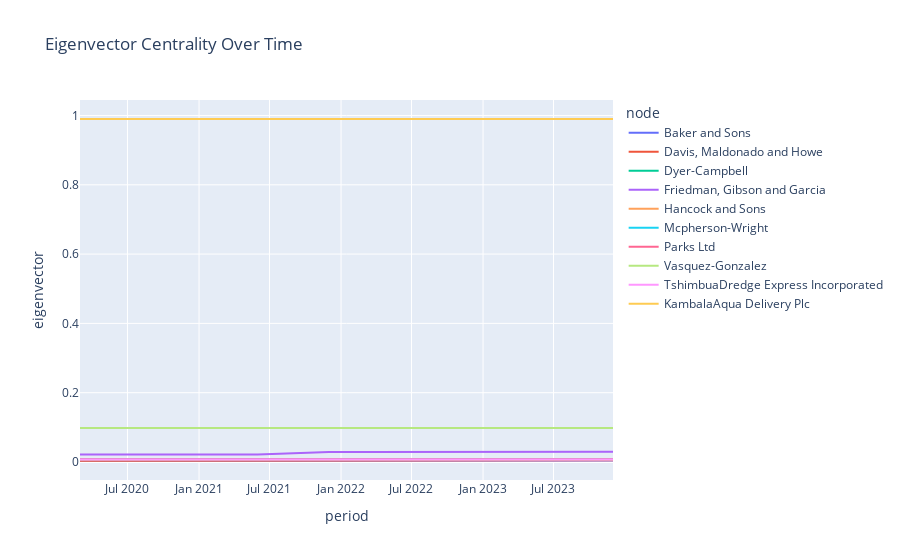
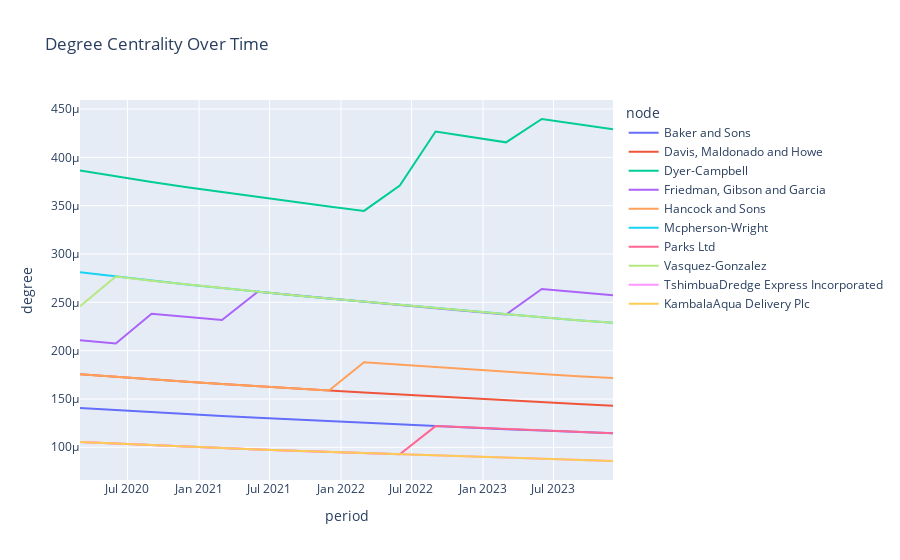
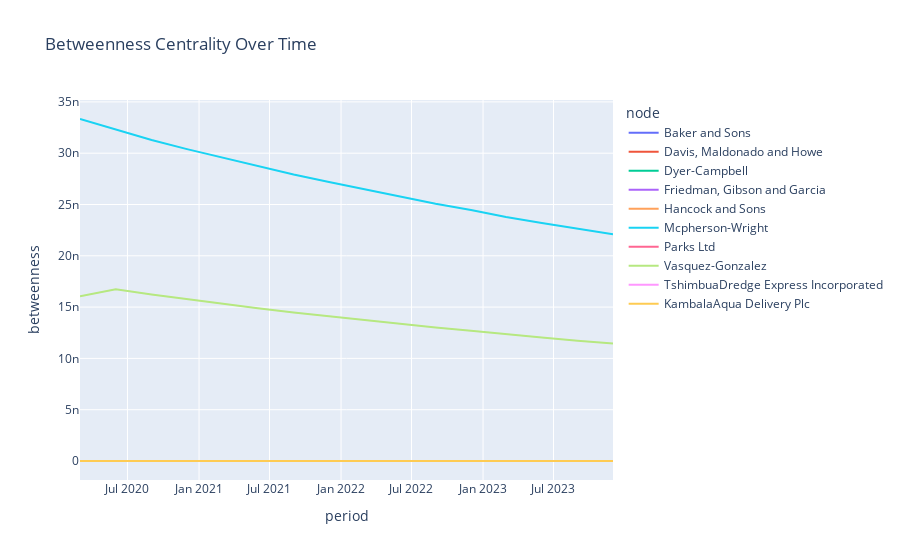

Notebook source saved alongside these figures, in order:
### Code cell
import plotly.express as px

# Visualização para Eigenvector Centrality
fig = px.line(centrality_df_filtered, x='period', y='eigenvector', color='node', title='Eigenvector Centrality Over Time')
fig.show()

# Visualização para Degree Centrality
fig = px.line(centrality_df_filtered, x='period', y='degree', color='node', title='Degree Centrality Over Time')
fig.show()

# Visualização para Betweenness Centrality
fig = px.line(centrality_df_filtered, x='period', y='betweenness', color='node', title='Betweenness Centrality Over Time')
fig.show()

### Figure 1 — Plotly figure (JSON) as saved in the notebook; plotly's stock layout.template omitted (floating-point values rounded to 4 significant figures)
{"data": [{"hovertemplate": "node=Baker and Sons<br>period=%{x}<br>eigenvector=%{y}<extra></extra>", "legendgroup": "Baker and Sons", "line": {"color": "#636efa", "dash": "solid"}, "marker": {"symbol": "circle"}, "mode": "lines", "name": "Baker and Sons", "orientation": "v", "showlegend": true, "type": "scatter", "x": ["2020-03-01T00:00:00", "2020-06-01T00:00:00", "2020-09-01T00:00:00", "2020-12-01T00:00:00", "2021-03-01T00:00:00", "2021-06-01T00:00:00", "2021-09-01T00:00:00", "2021-12-01T00:00:00", "2022-03-01T00:00:00", "2022-06-01T00:00:00", "2022-09-01T00:00:00", "2022-12-01T00:00:00", "2023-03-01T00:00:00", "2023-06-01T00:00:00", "2023-09-01T00:00:00", "2023-12-01T00:00:00"], "xaxis": "x", "y": [0.002894, 0.002893, 0.002893, 0.002893, 0.003098, 0.003098, 0.003302, 0.003301, 0.003301, 0.003301, 0.00371, 0.00371, 0.003914, 0.003914, 0.004118, 0.004118], "yaxis": "y"}, {"hovertemplate": "node=Davis, Maldonado and Howe<br>period=%{x}<br>eigenvector=%{y}<extra></extra>", "legendgroup": "Davis, Maldonado and Howe", "line": {"color": "#EF553B", "dash": "solid"}, "marker": {"symbol": "circle"}, "mode": "lines", "name": "Davis, Maldonado and Howe", "orientation": "v", "showlegend": true, "type": "scatter", "x": ["2020-03-01T00:00:00", "2020-06-01T00:00:00", "2020-09-01T00:00:00", "2020-12-01T00:00:00", "2021-03-01T00:00:00", "2021-06-01T00:00:00", "2021-09-01T00:00:00", "2021-12-01T00:00:00", "2022-03-01T00:00:00", "2022-06-01T00:00:00", "2022-09-01T00:00:00", "2022-12-01T00:00:00", "2023-03-01T00:00:00", "2023-06-01T00:00:00", "2023-09-01T00:00:00", "2023-12-01T00:00:00"], "xaxis": "x", "y": [0.003719, 0.003719, 0.003923, 0.004127, 0.004127, 0.004127, 0.004127, 0.004127, 0.004331, 0.004535, 0.004535, 0.004535, 0.004535, 0.004535, 0.004739, 0.004739], "yaxis": "y"}, {"hovertemplate": "node=Dyer-Campbell<br>period=%{x}<br>eigenvector=%{y}<extra></extra>", "legendgroup": "Dyer-Campbell", "line": {"color": "#00cc96", "dash": "solid"}, "marker": {"symbol": "circle"}, "mode": "lines", "name": "Dyer-Campbell", "orientation": "v", "showlegend": true, "type": "scatter", "x": ["2020-03-01T00:00:00", "2020-06-01T00:00:00", "2020-09-01T00:00:00", "2020-12-01T00:00:00", "2021-03-01T00:00:00", "2021-06-01T00:00:00", "2021-09-01T00:00:00", "2021-12-01T00:00:00", "2022-03-01T00:00:00", "2022-06-01T00:00:00", "2022-09-01T00:00:00", "2022-12-01T00:00:00", "2023-03-01T00:00:00", "2023-06-01T00:00:00", "2023-09-01T00:00:00", "2023-12-01T00:00:00"], "xaxis": "x", "y": [0.0984, 0.09838, 0.09838, 0.09838, 0.09838, 0.09838, 0.09837, 0.09836, 0.09836, 0.09837, 0.09839, 0.09839, 0.09838, 0.09839, 0.09839, 0.09839], "yaxis": "y"}, {"hovertemplate": "node=Friedman, Gibson and Garcia<br>period=%{x}<br>eigenvector=%{y}<extra></extra>", "legendgroup": "Friedman, Gibson and Garcia", "line": {"color": "#ab63fa", "dash": "solid"}, "marker": {"symbol": "circle"}, "mode": "lines", "name": "Friedman, Gibson and Garcia", "orientation": "v", "showlegend": true, "type": "scatter", "x": ["2020-03-01T00:00:00", "2020-06-01T00:00:00", "2020-09-01T00:00:00", "2020-12-01T00:00:00", "2021-03-01T00:00:00", "2021-06-01T00:00:00", "2021-09-01T00:00:00", "2021-12-01T00:00:00", "2022-03-01T00:00:00", "2022-06-01T00:00:00", "2022-09-01T00:00:00", "2022-12-01T00:00:00", "2023-03-01T00:00:00", "2023-06-01T00:00:00", "2023-09-01T00:00:00", "2023-12-01T00:00:00"], "xaxis": "x", "y": [0.02192, 0.02191, 0.02192, 0.02192, 0.02192, 0.02193, 0.02554, 0.02894, 0.02894, 0.02894, 0.02914, 0.02935, 0.02935, 0.02936, 0.02956, 0.02956], "yaxis": "y"}, {"hovertemplate": "node=Hancock and Sons<br>period=%{x}<br>eigenvector=%{y}<extra></extra>", "legendgroup": "Hancock and Sons", "line": {"color": "#FFA15A", "dash": "solid"}, "marker": {"symbol": "circle"}, "mode": "lines", "name": "Hancock and Sons", "orientation": "v", "showlegend": true, "type": "scatter", "x": ["2020-03-01T00:00:00", "2020-06-01T00:00:00", "2020-09-01T00:00:00", "2020-12-01T00:00:00", "2021-03-01T00:00:00", "2021-06-01T00:00:00", "2021-09-01T00:00:00", "2021-12-01T00:00:00", "2022-03-01T00:00:00", "2022-06-01T00:00:00", "2022-09-01T00:00:00", "2022-12-01T00:00:00", "2023-03-01T00:00:00", "2023-06-01T00:00:00", "2023-09-01T00:00:00", "2023-12-01T00:00:00"], "xaxis": "x", "y": [0.004946, 0.005149, 0.005353, 0.005353, 0.005558, 0.005558, 0.005557, 0.005557, 0.005565, 0.005565, 0.005565, 0.005565, 0.005769, 0.005769, 0.005769, 0.005769], "yaxis": "y"}, {"hovertemplate": "node=Mcpherson-Wright<br>period=%{x}<br>eigenvector=%{y}<extra></extra>", "legendgroup": "Mcpherson-Wright", "line": {"color": "#19d3f3", "dash": "solid"}, "marker": {"symbol": "circle"}, "mode": "lines", "name": "Mcpherson-Wright", "orientation": "v", "showlegend": true, "type": "scatter", "x": ["2020-03-01T00:00:00", "2020-06-01T00:00:00", "2020-09-01T00:00:00", "2020-12-01T00:00:00", "2021-03-01T00:00:00", "2021-06-01T00:00:00", "2021-09-01T00:00:00", "2021-12-01T00:00:00", "2022-03-01T00:00:00", "2022-06-01T00:00:00", "2022-09-01T00:00:00", "2022-12-01T00:00:00", "2023-03-01T00:00:00", "2023-06-01T00:00:00", "2023-09-01T00:00:00", "2023-12-01T00:00:00"], "xaxis": "x", "y": [0.007679, 0.007678, 0.007678, 0.007678, 0.007677, 0.007677, 0.007677, 0.007676, 0.007676, 0.007676, 0.007676, 0.007676, 0.007676, 0.007676, 0.007676, 0.007676], "yaxis": "y"}, {"hovertemplate": "node=Parks Ltd<br>period=%{x}<br>eigenvector=%{y}<extra></extra>", "legendgroup": "Parks Ltd", "line": {"color": "#FF6692", "dash": "solid"}, "marker": {"symbol": "circle"}, "mode": "lines", "name": "Parks Ltd", "orientation": "v", "showlegend": true, "type": "scatter", "x": ["2020-03-01T00:00:00", "2020-06-01T00:00:00", "2020-09-01T00:00:00", "2020-12-01T00:00:00", "2021-03-01T00:00:00", "2021-06-01T00:00:00", "2021-09-01T00:00:00", "2021-12-01T00:00:00", "2022-03-01T00:00:00", "2022-06-01T00:00:00", "2022-09-01T00:00:00", "2022-12-01T00:00:00", "2023-03-01T00:00:00", "2023-06-01T00:00:00", "2023-09-01T00:00:00", "2023-12-01T00:00:00"], "xaxis": "x", "y": [0.007655, 0.007654, 0.007653, 0.007653, 0.007653, 0.007653, 0.007653, 0.007652, 0.007652, 0.007652, 0.00766, 0.00766, 0.00766, 0.00766, 0.00766, 0.00766], "yaxis": "y"}, {"hovertemplate": "node=Vasquez-Gonzalez<br>period=%{x}<br>eigenvector=%{y}<extra></extra>", "legendgroup": "Vasquez-Gonzalez", "line": {"color": "#B6E880", "dash": "solid"}, "marker": {"symbol": "circle"}, "mode": "lines", "name": "Vasquez-Gonzalez", "orientation": "v", "showlegend": true, "type": "scatter", "x": ["2020-03-01T00:00:00", "2020-06-01T00:00:00", "2020-09-01T00:00:00", "2020-12-01T00:00:00", "2021-03-01T00:00:00", "2021-06-01T00:00:00", "2021-09-01T00:00:00", "2021-12-01T00:00:00", "2022-03-01T00:00:00", "2022-06-01T00:00:00", "2022-09-01T00:00:00", "2022-12-01T00:00:00", "2023-03-01T00:00:00", "2023-06-01T00:00:00", "2023-09-01T00:00:00", "2023-12-01T00:00:00"], "xaxis": "x", "y": [0.09836, 0.09835, 0.09835, 0.09835, 0.09835, 0.09835, 0.09834, 0.09833, 0.09833, 0.09833, 0.09833, 0.09833, 0.09833, 0.09833, 0.09833, 0.09833], "yaxis": "y"}, {"hovertemplate": "node=TshimbuaDredge Express Incorporated<br>period=%{x}<br>eigenvector=%{y}<extra></extra>", "legendgroup": "TshimbuaDredge Express Incorporated", "line": {"color": "#FF97FF", "dash": "solid"}, "marker": {"symbol": "circle"}, "mode": "lines", "name": "TshimbuaDredge Express Incorporated", "orientation": "v", "showlegend": true, "type": "scatter", "x": ["2020-03-01T00:00:00", "2020-06-01T00:00:00", "2020-09-01T00:00:00", "2020-12-01T00:00:00", "2021-03-01T00:00:00", "2021-06-01T00:00:00", "2021-09-01T00:00:00", "2021-12-01T00:00:00", "2022-03-01T00:00:00", "2022-06-01T00:00:00", "2022-09-01T00:00:00", "2022-12-01T00:00:00", "2023-03-01T00:00:00", "2023-06-01T00:00:00", "2023-09-01T00:00:00", "2023-12-01T00:00:00"], "xaxis": "x", "y": [0.007246, 0.007245, 0.007245, 0.007245, 0.007245, 0.007245, 0.007244, 0.007243, 0.007243, 0.007448, 0.007448, 0.007447, 0.007447, 0.007447, 0.007447, 0.007447], "yaxis": "y"}, {"hovertemplate": "node=KambalaAqua Delivery Plc<br>period=%{x}<br>eigenvector=%{y}<extra></extra>", "legendgroup": "KambalaAqua Delivery Plc", "line": {"color": "#FECB52", "dash": "solid"}, "marker": {"symbol": "circle"}, "mode": "lines", "name": "KambalaAqua Delivery Plc", "orientation": "v", "showlegend": true, "type": "scatter", "x": ["2020-03-01T00:00:00", "2020-06-01T00:00:00", "2020-09-01T00:00:00", "2020-12-01T00:00:00", "2021-03-01T00:00:00", "2021-06-01T00:00:00", "2021-09-01T00:00:00", "2021-12-01T00:00:00", "2022-03-01T00:00:00", "2022-06-01T00:00:00", "2022-09-01T00:00:00", "2022-12-01T00:00:00", "2023-03-01T00:00:00", "2023-06-01T00:00:00", "2023-09-01T00:00:00", "2023-12-01T00:00:00"], "xaxis": "x", "y": [0.9899, 0.9899, 0.9899, 0.9899, 0.9899, 0.9898, 0.9898, 0.9897, 0.9897, 0.9897, 0.9896, 0.9896, 0.9896, 0.9896, 0.9896, 0.9896], "yaxis": "y"}], "layout": {"legend": {"title": {"text": "node"}, "tracegroupgap": 0}, "title": {"text": "Eigenvector Centrality Over Time"}, "xaxis": {"anchor": "y", "domain": [0, 1], "title": {"text": "period"}}, "yaxis": {"anchor": "x", "domain": [0, 1], "title": {"text": "eigenvector"}}}}

### Figure 2 — Plotly figure (JSON) as saved in the notebook; plotly's stock layout.template omitted (floating-point values rounded to 4 significant figures)
{"data": [{"hovertemplate": "node=Baker and Sons<br>period=%{x}<br>degree=%{y}<extra></extra>", "legendgroup": "Baker and Sons", "line": {"color": "#636efa", "dash": "solid"}, "marker": {"symbol": "circle"}, "mode": "lines", "name": "Baker and Sons", "orientation": "v", "showlegend": true, "type": "scatter", "x": ["2020-03-01T00:00:00", "2020-06-01T00:00:00", "2020-09-01T00:00:00", "2020-12-01T00:00:00", "2021-03-01T00:00:00", "2021-06-01T00:00:00", "2021-09-01T00:00:00", "2021-12-01T00:00:00", "2022-03-01T00:00:00", "2022-06-01T00:00:00", "2022-09-01T00:00:00", "2022-12-01T00:00:00", "2023-03-01T00:00:00", "2023-06-01T00:00:00", "2023-09-01T00:00:00", "2023-12-01T00:00:00"], "xaxis": "x", "y": [0.0001405, 0.0001383, 0.0001362, 0.0001342, 0.0001324, 0.0001304, 0.0001286, 0.000127, 0.0001253, 0.0001236, 0.0001219, 0.0001204, 0.0001187, 0.0001173, 0.0001158, 0.0001144], "yaxis": "y"}, {"hovertemplate": "node=Davis, Maldonado and Howe<br>period=%{x}<br>degree=%{y}<extra></extra>", "legendgroup": "Davis, Maldonado and Howe", "line": {"color": "#EF553B", "dash": "solid"}, "marker": {"symbol": "circle"}, "mode": "lines", "name": "Davis, Maldonado and Howe", "orientation": "v", "showlegend": true, "type": "scatter", "x": ["2020-03-01T00:00:00", "2020-06-01T00:00:00", "2020-09-01T00:00:00", "2020-12-01T00:00:00", "2021-03-01T00:00:00", "2021-06-01T00:00:00", "2021-09-01T00:00:00", "2021-12-01T00:00:00", "2022-03-01T00:00:00", "2022-06-01T00:00:00", "2022-09-01T00:00:00", "2022-12-01T00:00:00", "2023-03-01T00:00:00", "2023-06-01T00:00:00", "2023-09-01T00:00:00", "2023-12-01T00:00:00"], "xaxis": "x", "y": [0.0001757, 0.0001729, 0.0001702, 0.0001678, 0.0001655, 0.000163, 0.0001608, 0.0001587, 0.0001566, 0.0001545, 0.0001524, 0.0001505, 0.0001484, 0.0001466, 0.0001447, 0.000143], "yaxis": "y"}, {"hovertemplate": "node=Dyer-Campbell<br>period=%{x}<br>degree=%{y}<extra></extra>", "legendgroup": "Dyer-Campbell", "line": {"color": "#00cc96", "dash": "solid"}, "marker": {"symbol": "circle"}, "mode": "lines", "name": "Dyer-Campbell", "orientation": "v", "showlegend": true, "type": "scatter", "x": ["2020-03-01T00:00:00", "2020-06-01T00:00:00", "2020-09-01T00:00:00", "2020-12-01T00:00:00", "2021-03-01T00:00:00", "2021-06-01T00:00:00", "2021-09-01T00:00:00", "2021-12-01T00:00:00", "2022-03-01T00:00:00", "2022-06-01T00:00:00", "2022-09-01T00:00:00", "2022-12-01T00:00:00", "2023-03-01T00:00:00", "2023-06-01T00:00:00", "2023-09-01T00:00:00", "2023-12-01T00:00:00"], "xaxis": "x", "y": [0.0003865, 0.0003804, 0.0003744, 0.0003691, 0.0003641, 0.0003587, 0.0003538, 0.0003491, 0.0003446, 0.0003709, 0.0004267, 0.0004214, 0.0004155, 0.0004397, 0.0004341, 0.0004291], "yaxis": "y"}, {"hovertemplate": "node=Friedman, Gibson and Garcia<br>period=%{x}<br>degree=%{y}<extra></extra>", "legendgroup": "Friedman, Gibson and Garcia", "line": {"color": "#ab63fa", "dash": "solid"}, "marker": {"symbol": "circle"}, "mode": "lines", "name": "Friedman, Gibson and Garcia", "orientation": "v", "showlegend": true, "type": "scatter", "x": ["2020-03-01T00:00:00", "2020-06-01T00:00:00", "2020-09-01T00:00:00", "2020-12-01T00:00:00", "2021-03-01T00:00:00", "2021-06-01T00:00:00", "2021-09-01T00:00:00", "2021-12-01T00:00:00", "2022-03-01T00:00:00", "2022-06-01T00:00:00", "2022-09-01T00:00:00", "2022-12-01T00:00:00", "2023-03-01T00:00:00", "2023-06-01T00:00:00", "2023-09-01T00:00:00", "2023-12-01T00:00:00"], "xaxis": "x", "y": [0.0002108, 0.0002075, 0.0002383, 0.0002349, 0.0002317, 0.0002609, 0.0002573, 0.0002539, 0.0002506, 0.0002472, 0.0002438, 0.0002408, 0.0002374, 0.0002638, 0.0002604, 0.0002574], "yaxis": "y"}, {"hovertemplate": "node=Hancock and Sons<br>period=%{x}<br>degree=%{y}<extra></extra>", "legendgroup": "Hancock and Sons", "line": {"color": "#FFA15A", "dash": "solid"}, "marker": {"symbol": "circle"}, "mode": "lines", "name": "Hancock and Sons", "orientation": "v", "showlegend": true, "type": "scatter", "x": ["2020-03-01T00:00:00", "2020-06-01T00:00:00", "2020-09-01T00:00:00", "2020-12-01T00:00:00", "2021-03-01T00:00:00", "2021-06-01T00:00:00", "2021-09-01T00:00:00", "2021-12-01T00:00:00", "2022-03-01T00:00:00", "2022-06-01T00:00:00", "2022-09-01T00:00:00", "2022-12-01T00:00:00", "2023-03-01T00:00:00", "2023-06-01T00:00:00", "2023-09-01T00:00:00", "2023-12-01T00:00:00"], "xaxis": "x", "y": [0.0001757, 0.0001729, 0.0001702, 0.0001678, 0.0001655, 0.000163, 0.0001608, 0.0001587, 0.000188, 0.0001854, 0.0001829, 0.0001806, 0.0001781, 0.0001759, 0.0001736, 0.0001716], "yaxis": "y"}, {"hovertemplate": "node=Mcpherson-Wright<br>period=%{x}<br>degree=%{y}<extra></extra>", "legendgroup": "Mcpherson-Wright", "line": {"color": "#19d3f3", "dash": "solid"}, "marker": {"symbol": "circle"}, "mode": "lines", "name": "Mcpherson-Wright", "orientation": "v", "showlegend": true, "type": "scatter", "x": ["2020-03-01T00:00:00", "2020-06-01T00:00:00", "2020-09-01T00:00:00", "2020-12-01T00:00:00", "2021-03-01T00:00:00", "2021-06-01T00:00:00", "2021-09-01T00:00:00", "2021-12-01T00:00:00", "2022-03-01T00:00:00", "2022-06-01T00:00:00", "2022-09-01T00:00:00", "2022-12-01T00:00:00", "2023-03-01T00:00:00", "2023-06-01T00:00:00", "2023-09-01T00:00:00", "2023-12-01T00:00:00"], "xaxis": "x", "y": [0.0002811, 0.0002767, 0.0002723, 0.0002684, 0.0002648, 0.0002609, 0.0002573, 0.0002539, 0.0002506, 0.0002472, 0.0002438, 0.0002408, 0.0002374, 0.0002345, 0.0002315, 0.0002288], "yaxis": "y"}, {"hovertemplate": "node=Parks Ltd<br>period=%{x}<br>degree=%{y}<extra></extra>", "legendgroup": "Parks Ltd", "line": {"color": "#FF6692", "dash": "solid"}, "marker": {"symbol": "circle"}, "mode": "lines", "name": "Parks Ltd", "orientation": "v", "showlegend": true, "type": "scatter", "x": ["2020-03-01T00:00:00", "2020-06-01T00:00:00", "2020-09-01T00:00:00", "2020-12-01T00:00:00", "2021-03-01T00:00:00", "2021-06-01T00:00:00", "2021-09-01T00:00:00", "2021-12-01T00:00:00", "2022-03-01T00:00:00", "2022-06-01T00:00:00", "2022-09-01T00:00:00", "2022-12-01T00:00:00", "2023-03-01T00:00:00", "2023-06-01T00:00:00", "2023-09-01T00:00:00", "2023-12-01T00:00:00"], "xaxis": "x", "y": [0.0001054, 0.0001037, 0.0001021, 0.0001007, 9.931e-05, 9.783e-05, 9.648e-05, 9.521e-05, 9.399e-05, 9.271e-05, 0.0001219, 0.0001204, 0.0001187, 0.0001173, 0.0001158, 0.0001144], "yaxis": "y"}, {"hovertemplate": "node=Vasquez-Gonzalez<br>period=%{x}<br>degree=%{y}<extra></extra>", "legendgroup": "Vasquez-Gonzalez", "line": {"color": "#B6E880", "dash": "solid"}, "marker": {"symbol": "circle"}, "mode": "lines", "name": "Vasquez-Gonzalez", "orientation": "v", "showlegend": true, "type": "scatter", "x": ["2020-03-01T00:00:00", "2020-06-01T00:00:00", "2020-09-01T00:00:00", "2020-12-01T00:00:00", "2021-03-01T00:00:00", "2021-06-01T00:00:00", "2021-09-01T00:00:00", "2021-12-01T00:00:00", "2022-03-01T00:00:00", "2022-06-01T00:00:00", "2022-09-01T00:00:00", "2022-12-01T00:00:00", "2023-03-01T00:00:00", "2023-06-01T00:00:00", "2023-09-01T00:00:00", "2023-12-01T00:00:00"], "xaxis": "x", "y": [0.000246, 0.0002767, 0.0002723, 0.0002684, 0.0002648, 0.0002609, 0.0002573, 0.0002539, 0.0002506, 0.0002472, 0.0002438, 0.0002408, 0.0002374, 0.0002345, 0.0002315, 0.0002288], "yaxis": "y"}, {"hovertemplate": "node=TshimbuaDredge Express Incorporated<br>period=%{x}<br>degree=%{y}<extra></extra>", "legendgroup": "TshimbuaDredge Express Incorporated", "line": {"color": "#FF97FF", "dash": "solid"}, "marker": {"symbol": "circle"}, "mode": "lines", "name": "TshimbuaDredge Express Incorporated", "orientation": "v", "showlegend": true, "type": "scatter", "x": ["2020-03-01T00:00:00", "2020-06-01T00:00:00", "2020-09-01T00:00:00", "2020-12-01T00:00:00", "2021-03-01T00:00:00", "2021-06-01T00:00:00", "2021-09-01T00:00:00", "2021-12-01T00:00:00", "2022-03-01T00:00:00", "2022-06-01T00:00:00", "2022-09-01T00:00:00", "2022-12-01T00:00:00", "2023-03-01T00:00:00", "2023-06-01T00:00:00", "2023-09-01T00:00:00", "2023-12-01T00:00:00"], "xaxis": "x", "y": [0.0001054, 0.0001037, 0.0001021, 0.0001007, 9.931e-05, 9.783e-05, 9.648e-05, 9.521e-05, 9.399e-05, 9.271e-05, 9.143e-05, 9.03e-05, 8.904e-05, 8.794e-05, 8.681e-05, 8.581e-05], "yaxis": "y"}, {"hovertemplate": "node=KambalaAqua Delivery Plc<br>period=%{x}<br>degree=%{y}<extra></extra>", "legendgroup": "KambalaAqua Delivery Plc", "line": {"color": "#FECB52", "dash": "solid"}, "marker": {"symbol": "circle"}, "mode": "lines", "name": "KambalaAqua Delivery Plc", "orientation": "v", "showlegend": true, "type": "scatter", "x": ["2020-03-01T00:00:00", "2020-06-01T00:00:00", "2020-09-01T00:00:00", "2020-12-01T00:00:00", "2021-03-01T00:00:00", "2021-06-01T00:00:00", "2021-09-01T00:00:00", "2021-12-01T00:00:00", "2022-03-01T00:00:00", "2022-06-01T00:00:00", "2022-09-01T00:00:00", "2022-12-01T00:00:00", "2023-03-01T00:00:00", "2023-06-01T00:00:00", "2023-09-01T00:00:00", "2023-12-01T00:00:00"], "xaxis": "x", "y": [0.0001054, 0.0001037, 0.0001021, 0.0001007, 9.931e-05, 9.783e-05, 9.648e-05, 9.521e-05, 9.399e-05, 9.271e-05, 9.143e-05, 9.03e-05, 8.904e-05, 8.794e-05, 8.681e-05, 8.581e-05], "yaxis": "y"}], "layout": {"legend": {"title": {"text": "node"}, "tracegroupgap": 0}, "title": {"text": "Degree Centrality Over Time"}, "xaxis": {"anchor": "y", "domain": [0, 1], "title": {"text": "period"}}, "yaxis": {"anchor": "x", "domain": [0, 1], "title": {"text": "degree"}}}}

### Figure 3 — Plotly figure (JSON) as saved in the notebook; plotly's stock layout.template omitted (floating-point values rounded to 4 significant figures)
{"data": [{"hovertemplate": "node=Baker and Sons<br>period=%{x}<br>betweenness=%{y}<extra></extra>", "legendgroup": "Baker and Sons", "line": {"color": "#636efa", "dash": "solid"}, "marker": {"symbol": "circle"}, "mode": "lines", "name": "Baker and Sons", "orientation": "v", "showlegend": true, "type": "scatter", "x": ["2020-03-01T00:00:00", "2020-06-01T00:00:00", "2020-09-01T00:00:00", "2020-12-01T00:00:00", "2021-03-01T00:00:00", "2021-06-01T00:00:00", "2021-09-01T00:00:00", "2021-12-01T00:00:00", "2022-03-01T00:00:00", "2022-06-01T00:00:00", "2022-09-01T00:00:00", "2022-12-01T00:00:00", "2023-03-01T00:00:00", "2023-06-01T00:00:00", "2023-09-01T00:00:00", "2023-12-01T00:00:00"], "xaxis": "x", "y": [0, 0, 0, 0, 0, 0, 0, 0, 0, 0, 0, 0, 0, 0, 0, 0], "yaxis": "y"}, {"hovertemplate": "node=Davis, Maldonado and Howe<br>period=%{x}<br>betweenness=%{y}<extra></extra>", "legendgroup": "Davis, Maldonado and Howe", "line": {"color": "#EF553B", "dash": "solid"}, "marker": {"symbol": "circle"}, "mode": "lines", "name": "Davis, Maldonado and Howe", "orientation": "v", "showlegend": true, "type": "scatter", "x": ["2020-03-01T00:00:00", "2020-06-01T00:00:00", "2020-09-01T00:00:00", "2020-12-01T00:00:00", "2021-03-01T00:00:00", "2021-06-01T00:00:00", "2021-09-01T00:00:00", "2021-12-01T00:00:00", "2022-03-01T00:00:00", "2022-06-01T00:00:00", "2022-09-01T00:00:00", "2022-12-01T00:00:00", "2023-03-01T00:00:00", "2023-06-01T00:00:00", "2023-09-01T00:00:00", "2023-12-01T00:00:00"], "xaxis": "x", "y": [0, 0, 0, 0, 0, 0, 0, 0, 0, 0, 0, 0, 0, 0, 0, 0], "yaxis": "y"}, {"hovertemplate": "node=Dyer-Campbell<br>period=%{x}<br>betweenness=%{y}<extra></extra>", "legendgroup": "Dyer-Campbell", "line": {"color": "#00cc96", "dash": "solid"}, "marker": {"symbol": "circle"}, "mode": "lines", "name": "Dyer-Campbell", "orientation": "v", "showlegend": true, "type": "scatter", "x": ["2020-03-01T00:00:00", "2020-06-01T00:00:00", "2020-09-01T00:00:00", "2020-12-01T00:00:00", "2021-03-01T00:00:00", "2021-06-01T00:00:00", "2021-09-01T00:00:00", "2021-12-01T00:00:00", "2022-03-01T00:00:00", "2022-06-01T00:00:00", "2022-09-01T00:00:00", "2022-12-01T00:00:00", "2023-03-01T00:00:00", "2023-06-01T00:00:00", "2023-09-01T00:00:00", "2023-12-01T00:00:00"], "xaxis": "x", "y": [0, 0, 0, 0, 0, 0, 0, 0, 0, 0, 0, 0, 0, 0, 0, 0], "yaxis": "y"}, {"hovertemplate": "node=Friedman, Gibson and Garcia<br>period=%{x}<br>betweenness=%{y}<extra></extra>", "legendgroup": "Friedman, Gibson and Garcia", "line": {"color": "#ab63fa", "dash": "solid"}, "marker": {"symbol": "circle"}, "mode": "lines", "name": "Friedman, Gibson and Garcia", "orientation": "v", "showlegend": true, "type": "scatter", "x": ["2020-03-01T00:00:00", "2020-06-01T00:00:00", "2020-09-01T00:00:00", "2020-12-01T00:00:00", "2021-03-01T00:00:00", "2021-06-01T00:00:00", "2021-09-01T00:00:00", "2021-12-01T00:00:00", "2022-03-01T00:00:00", "2022-06-01T00:00:00", "2022-09-01T00:00:00", "2022-12-01T00:00:00", "2023-03-01T00:00:00", "2023-06-01T00:00:00", "2023-09-01T00:00:00", "2023-12-01T00:00:00"], "xaxis": "x", "y": [0, 0, 0, 0, 0, 0, 0, 0, 0, 0, 0, 0, 0, 0, 0, 0], "yaxis": "y"}, {"hovertemplate": "node=Hancock and Sons<br>period=%{x}<br>betweenness=%{y}<extra></extra>", "legendgroup": "Hancock and Sons", "line": {"color": "#FFA15A", "dash": "solid"}, "marker": {"symbol": "circle"}, "mode": "lines", "name": "Hancock and Sons", "orientation": "v", "showlegend": true, "type": "scatter", "x": ["2020-03-01T00:00:00", "2020-06-01T00:00:00", "2020-09-01T00:00:00", "2020-12-01T00:00:00", "2021-03-01T00:00:00", "2021-06-01T00:00:00", "2021-09-01T00:00:00", "2021-12-01T00:00:00", "2022-03-01T00:00:00", "2022-06-01T00:00:00", "2022-09-01T00:00:00", "2022-12-01T00:00:00", "2023-03-01T00:00:00", "2023-06-01T00:00:00", "2023-09-01T00:00:00", "2023-12-01T00:00:00"], "xaxis": "x", "y": [0, 0, 0, 0, 0, 0, 0, 0, 0, 0, 0, 0, 0, 0, 0, 0], "yaxis": "y"}, {"hovertemplate": "node=Mcpherson-Wright<br>period=%{x}<br>betweenness=%{y}<extra></extra>", "legendgroup": "Mcpherson-Wright", "line": {"color": "#19d3f3", "dash": "solid"}, "marker": {"symbol": "circle"}, "mode": "lines", "name": "Mcpherson-Wright", "orientation": "v", "showlegend": true, "type": "scatter", "x": ["2020-03-01T00:00:00", "2020-06-01T00:00:00", "2020-09-01T00:00:00", "2020-12-01T00:00:00", "2021-03-01T00:00:00", "2021-06-01T00:00:00", "2021-09-01T00:00:00", "2021-12-01T00:00:00", "2022-03-01T00:00:00", "2022-06-01T00:00:00", "2022-09-01T00:00:00", "2022-12-01T00:00:00", "2023-03-01T00:00:00", "2023-06-01T00:00:00", "2023-09-01T00:00:00", "2023-12-01T00:00:00"], "xaxis": "x", "y": [3.333e-08, 3.229e-08, 3.128e-08, 3.04e-08, 2.959e-08, 2.871e-08, 2.793e-08, 2.72e-08, 2.65e-08, 2.579e-08, 2.508e-08, 2.446e-08, 2.378e-08, 2.32e-08, 2.261e-08, 2.209e-08], "yaxis": "y"}, {"hovertemplate": "node=Parks Ltd<br>period=%{x}<br>betweenness=%{y}<extra></extra>", "legendgroup": "Parks Ltd", "line": {"color": "#FF6692", "dash": "solid"}, "marker": {"symbol": "circle"}, "mode": "lines", "name": "Parks Ltd", "orientation": "v", "showlegend": true, "type": "scatter", "x": ["2020-03-01T00:00:00", "2020-06-01T00:00:00", "2020-09-01T00:00:00", "2020-12-01T00:00:00", "2021-03-01T00:00:00", "2021-06-01T00:00:00", "2021-09-01T00:00:00", "2021-12-01T00:00:00", "2022-03-01T00:00:00", "2022-06-01T00:00:00", "2022-09-01T00:00:00", "2022-12-01T00:00:00", "2023-03-01T00:00:00", "2023-06-01T00:00:00", "2023-09-01T00:00:00", "2023-12-01T00:00:00"], "xaxis": "x", "y": [0, 0, 0, 0, 0, 0, 0, 0, 0, 0, 0, 0, 0, 0, 0, 0], "yaxis": "y"}, {"hovertemplate": "node=Vasquez-Gonzalez<br>period=%{x}<br>betweenness=%{y}<extra></extra>", "legendgroup": "Vasquez-Gonzalez", "line": {"color": "#B6E880", "dash": "solid"}, "marker": {"symbol": "circle"}, "mode": "lines", "name": "Vasquez-Gonzalez", "orientation": "v", "showlegend": true, "type": "scatter", "x": ["2020-03-01T00:00:00", "2020-06-01T00:00:00", "2020-09-01T00:00:00", "2020-12-01T00:00:00", "2021-03-01T00:00:00", "2021-06-01T00:00:00", "2021-09-01T00:00:00", "2021-12-01T00:00:00", "2022-03-01T00:00:00", "2022-06-01T00:00:00", "2022-09-01T00:00:00", "2022-12-01T00:00:00", "2023-03-01T00:00:00", "2023-06-01T00:00:00", "2023-09-01T00:00:00", "2023-12-01T00:00:00"], "xaxis": "x", "y": [1.605e-08, 1.674e-08, 1.622e-08, 1.576e-08, 1.534e-08, 1.489e-08, 1.448e-08, 1.41e-08, 1.374e-08, 1.337e-08, 1.3e-08, 1.268e-08, 1.233e-08, 1.203e-08, 1.172e-08, 1.146e-08], "yaxis": "y"}, {"hovertemplate": "node=TshimbuaDredge Express Incorporated<br>period=%{x}<br>betweenness=%{y}<extra></extra>", "legendgroup": "TshimbuaDredge Express Incorporated", "line": {"color": "#FF97FF", "dash": "solid"}, "marker": {"symbol": "circle"}, "mode": "lines", "name": "TshimbuaDredge Express Incorporated", "orientation": "v", "showlegend": true, "type": "scatter", "x": ["2020-03-01T00:00:00", "2020-06-01T00:00:00", "2020-09-01T00:00:00", "2020-12-01T00:00:00", "2021-03-01T00:00:00", "2021-06-01T00:00:00", "2021-09-01T00:00:00", "2021-12-01T00:00:00", "2022-03-01T00:00:00", "2022-06-01T00:00:00", "2022-09-01T00:00:00", "2022-12-01T00:00:00", "2023-03-01T00:00:00", "2023-06-01T00:00:00", "2023-09-01T00:00:00", "2023-12-01T00:00:00"], "xaxis": "x", "y": [0, 0, 0, 0, 0, 0, 0, 0, 0, 0, 0, 0, 0, 0, 0, 0], "yaxis": "y"}, {"hovertemplate": "node=KambalaAqua Delivery Plc<br>period=%{x}<br>betweenness=%{y}<extra></extra>", "legendgroup": "KambalaAqua Delivery Plc", "line": {"color": "#FECB52", "dash": "solid"}, "marker": {"symbol": "circle"}, "mode": "lines", "name": "KambalaAqua Delivery Plc", "orientation": "v", "showlegend": true, "type": "scatter", "x": ["2020-03-01T00:00:00", "2020-06-01T00:00:00", "2020-09-01T00:00:00", "2020-12-01T00:00:00", "2021-03-01T00:00:00", "2021-06-01T00:00:00", "2021-09-01T00:00:00", "2021-12-01T00:00:00", "2022-03-01T00:00:00", "2022-06-01T00:00:00", "2022-09-01T00:00:00", "2022-12-01T00:00:00", "2023-03-01T00:00:00", "2023-06-01T00:00:00", "2023-09-01T00:00:00", "2023-12-01T00:00:00"], "xaxis": "x", "y": [0, 0, 0, 0, 0, 0, 0, 0, 0, 0, 0, 0, 0, 0, 0, 0], "yaxis": "y"}], "layout": {"legend": {"title": {"text": "node"}, "tracegroupgap": 0}, "title": {"text": "Betweenness Centrality Over Time"}, "xaxis": {"anchor": "y", "domain": [0, 1], "title": {"text": "period"}}, "yaxis": {"anchor": "x", "domain": [0, 1], "title": {"text": "betweenness"}}}}
